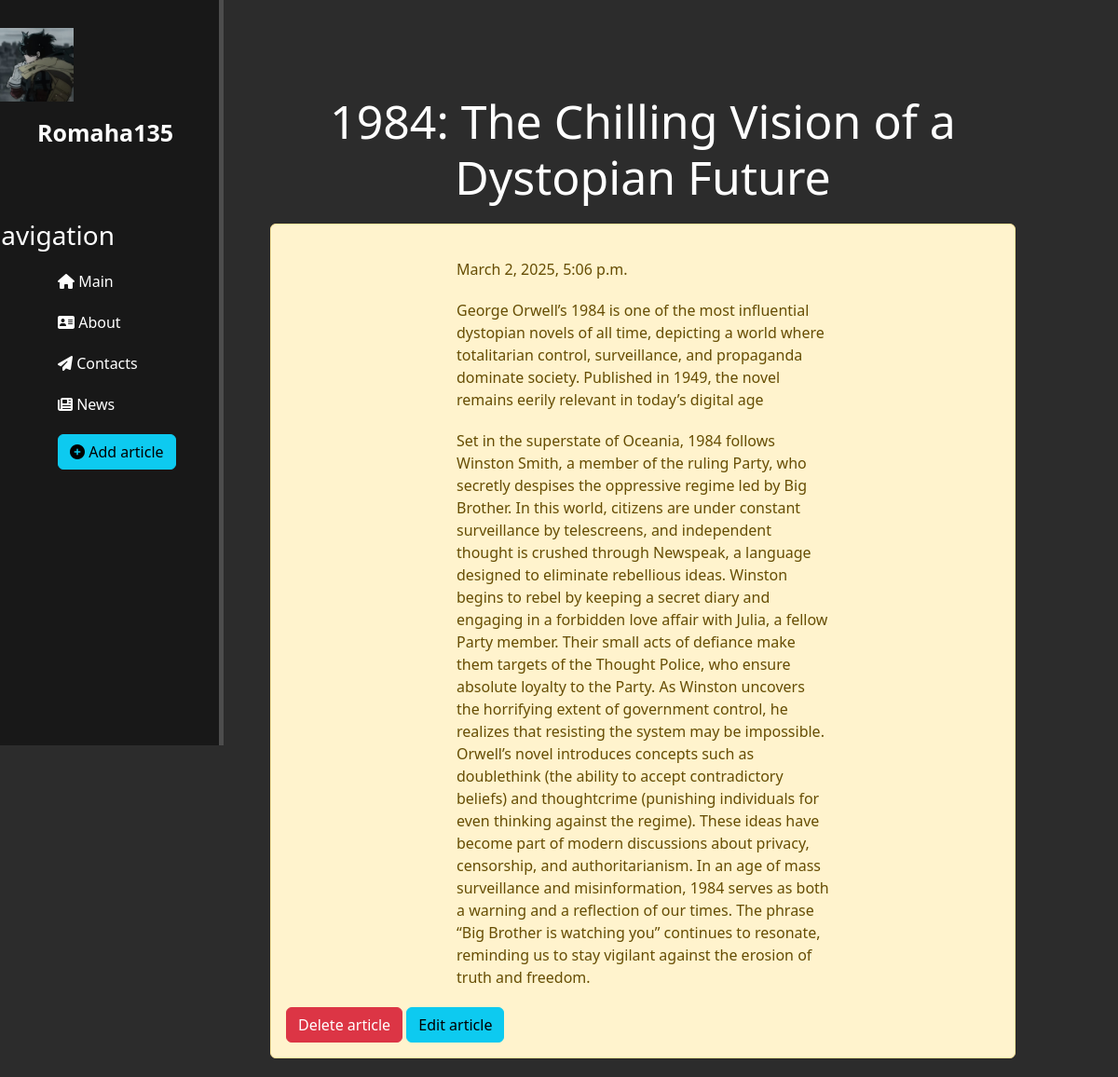
Screenshot of /news/3 with the database file from the repository.
### news/models.py (models this page shows, shortened)
class Articles(models.Model):
    title = models.CharField('Title', max_length=50, default='Untitled')
    intro = models.CharField('Introduction', max_length=250, default='No introduction')
    full_text = models.TextField('Article', default='No content')  # Add a default value
    date = models.DateTimeField('Date')
    class Meta:
        verbose_name = 'Article'
        verbose_name_plural = 'Articles'

### news/views.py (the view)
# urls.py: path('<int:pk>', views.NewsDetailView.as_view(), name='news-detail'),
class NewsDetailView(DetailView):
    model = Articles
    template_name = 'news/details_view.html'
    context_object_name = 'article'

### news/templates/news/details_view.html (shortened to what this page needs)
{% extends 'main/layout.html' %}
{% block content %}
    <div class="features">
        <h1>{{ article.title }}</h1>
        <div class="alert alert-warning">
            <p>{{ article.date }}</p>
            <p>{{ article.intro }}</p>
            <p class="full">{{ article.full_text }}</p>
            <a href="{% url 'news-delete' article.id %}" class="btn btn-danger">Delete article</a>
            <a href="{% url 'news-update' article.id %}" class="btn btn-info">Edit article</a>
        </div>
    </div>
{% endblock %}

### main/static/main/css/main.css (style rules this page uses)
body { background: #2c2c2c; }
main .features { float: left; color: #fff; margin-top: 100px; text-align: center; width: 75%; }
main .features h1 { font-size: 50px; }
main .features p { max-width: 400px; margin: 20px auto; }
.alert-warning { clear: both; width: 800px; margin: 20px auto; text-align: left; ; }

### rows the page displays
Articles: title "1984: The Chilling Vision of a Dystopian Future", date "March 2, 2025, 5:06 p.m.", intro "George Orwell’s 1984 is one of the most influential dystopian novels of all time, depicting a world where totalitarian control, surveillance, and propaganda dominate society. Published in 1949, the novel remains eerily relevant in today’s digital age", full_text "Set in the superstate of Oceania, 1984 follows Winston Smith, a member of the ruling Party, who secretly despises the oppressive regime led by Big Brother. In this world, citizens are under constant surveillance by telescreens, and independent thought is crushed through Newspeak, a language designed to eliminate rebellious ideas. Winston begins to rebel by keeping a secret diary and engaging in a forbidden love affair with Julia, a fellow Party member. Their small acts of defiance make them targets of the Thought Police, who ensure absolute loyalty to the Party. As Winston uncovers the horrifying extent of government control, he realizes that resisting the system may be impossible. Orwell’s…"
